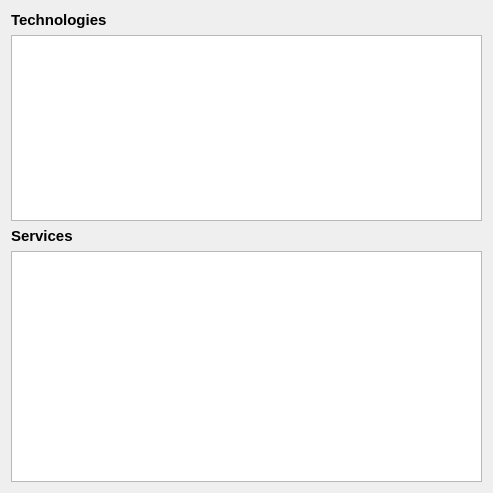
<?xml version="1.0" encoding="UTF-8"?>
<ui version="4.0">
 <class>ServicesWindow</class>
 <widget class="QDialog" name="ServicesWindow">
  <property name="geometry">
   <rect>
    <x>0</x>
    <y>0</y>
    <width>493</width>
    <height>493</height>
   </rect>
  </property>
  <property name="styleSheet">
   <string notr="true"/>
  </property>
  <layout class="QVBoxLayout" name="verticalLayout">
   <item>
    <widget class="QLabel" name="technologiesLabel">
     <property name="font">
      <font>
       <pointsize>11</pointsize>
       <weight>75</weight>
       <bold>true</bold>
      </font>
     </property>
     <property name="text">
      <string>Technologies</string>
     </property>
    </widget>
   </item>
   <item>
    <widget class="QListView" name="technologiesListView">
     <property name="maximumSize">
      <size>
       <width>16777215</width>
       <height>186</height>
      </size>
     </property>
    </widget>
   </item>
   <item>
    <widget class="QLabel" name="servicesLabel">
     <property name="font">
      <font>
       <pointsize>11</pointsize>
       <weight>75</weight>
       <bold>true</bold>
      </font>
     </property>
     <property name="text">
      <string>Services</string>
     </property>
    </widget>
   </item>
   <item>
    <widget class="QListView" name="servicesListView"/>
   </item>
  </layout>
 </widget>
 <resources/>
 <connections/>
</ui>
